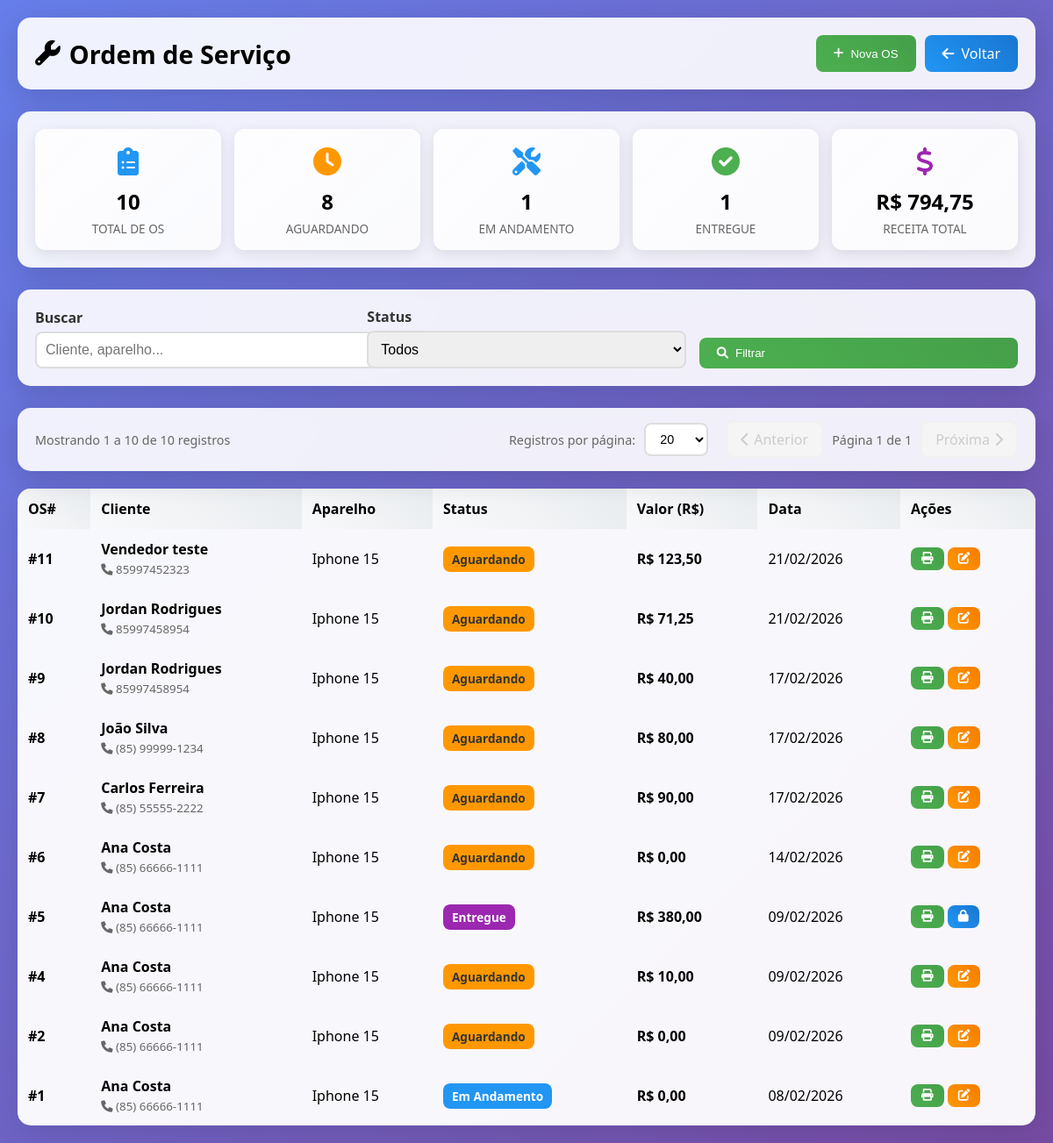
The app's page /modules/service_orders/index.php (signed in) with its own data.
### tables this page shows
CREATE TABLE `service_orders` (
  `id` int(11) NOT NULL AUTO_INCREMENT,
  `customer_id` int(11) NOT NULL,
  `entry_datetime` datetime NOT NULL DEFAULT current_timestamp(),
  `exit_datetime` datetime DEFAULT NULL,
  `user_id` int(11) NOT NULL,
  `device` varchar(200) NOT NULL,
  `device_type` varchar(50) DEFAULT 'celular',
  `problem` text NOT NULL,
  `diagnosis` text DEFAULT NULL,
  `solution` text DEFAULT NULL,
  `total_cost` decimal(10,2) DEFAULT 0.00,
  `discount` decimal(10,2) DEFAULT 0.00,
  `payment_method` enum('dinheiro','pix','cartao_credito','cartao_debito') DEFAULT NULL,
  `payment_methods` text DEFAULT NULL,
  `installments` int(11) DEFAULT 1,
  `status` enum('open','in_progress','completed','invoiced','delivered','cancelled') DEFAULT 'open',
  `technical_report` text DEFAULT NULL,
  `reported_problem` text DEFAULT NULL,
  `customer_observations` text DEFAULT NULL,
  `internal_observations` text DEFAULT NULL,
  `device_powers_on` enum('sim','nao') DEFAULT 'sim',
  `device_password` varchar(100) DEFAULT NULL,
  `password_pattern` varchar(50) DEFAULT NULL,
  `checklist_case` tinyint(1) DEFAULT 0,
  `checklist_screen_protector` tinyint(1) DEFAULT 0,
  `checklist_camera` tinyint(1) DEFAULT 0,
  `checklist_housing` tinyint(1) DEFAULT 0,
  `checklist_lens` tinyint(1) DEFAULT 0,
  `checklist_battery` tinyint(1) DEFAULT 0,
  `checklist_buttons` tinyint(1) DEFAULT 0,
  `checklist_chip_tray` tinyint(1) DEFAULT 0,
  `checklist_charger` tinyint(1) DEFAULT 0,
  `checklist_headphones` tinyint(1) DEFAULT 0,
  `technician_name` varchar(100) DEFAULT NULL,
  `assistant_name` varchar(100) DEFAULT NULL,
  `created_at` timestamp NULL DEFAULT current_timestamp(),
  `updated_at` timestamp NULL DEFAULT current_timestamp() ON UPDATE current_timestamp(),
  `warranty_expiration` date DEFAULT NULL,
  `change_amount` decimal(10,2) DEFAULT 0.00,
  `deposit_amount` decimal(10,2) DEFAULT 0.00,
  `checklist_lens_condition` varchar(100) DEFAULT NULL,
  `checklist_back_cover` varchar(200) DEFAULT NULL,
  `checklist_screen` tinyint(1) DEFAULT 0,
  `checklist_connector` tinyint(1) DEFAULT 0,
  `checklist_camera_front_back` varchar(50) DEFAULT NULL,
  `checklist_face_id` tinyint(1) DEFAULT 0,
  `checklist_sim_card` tinyint(1) DEFAULT 0,
  `warranty_period` varchar(50) DEFAULT '90 dias',
  `image` varchar(255) DEFAULT NULL,
  `attendant_name` varchar(100) DEFAULT NULL,
  PRIMARY KEY (`id`),
  KEY `customer_id` (`customer_id`),
  KEY `user_id` (`user_id`),
  CONSTRAINT `service_orders_ibfk_1` FOREIGN KEY (`customer_id`) REFERENCES `customers` (`id`),
  CONSTRAINT `service_orders_ibfk_2` FOREIGN KEY (`user_id`) REFERENCES `users` (`id`)
);

CREATE TABLE `customers` (
  `id` int(11) NOT NULL AUTO_INCREMENT,
  `name` varchar(100) NOT NULL,
  `cpf_cnpj` varchar(18) DEFAULT NULL,
  `phone` varchar(20) DEFAULT NULL,
  `birth_date` date DEFAULT NULL,
  `email` varchar(100) DEFAULT NULL,
  `address` text DEFAULT NULL,
  `neighborhood` varchar(100) DEFAULT NULL,
  `city` varchar(100) DEFAULT NULL,
  `state` varchar(2) DEFAULT NULL,
  `zipcode` varchar(10) DEFAULT NULL,
  `notes` text DEFAULT NULL,
  `created_at` timestamp NULL DEFAULT current_timestamp(),
  `updated_at` timestamp NULL DEFAULT current_timestamp() ON UPDATE current_timestamp(),
  `deleted_at` timestamp NULL DEFAULT NULL COMMENT 'Data de deleção (soft delete)',
  PRIMARY KEY (`id`),
  KEY `idx_deleted_at` (`deleted_at`)
);

### config/app.php (called while the page is built, shortened)
<?php
function formatMoney($value) {
    return 'R$ ' . number_format($value, 2, ',', '.');
}
?>

### config/permissions.php (called while the page is built, shortened)
<?php
$PERMISSIONS = [
    'admin' => [
        'pdv' => ['view', 'create', 'edit', 'delete'],
        'service_orders' => ['view', 'create', 'edit', 'delete'],
        'products' => ['view', 'create', 'edit', 'delete'],
        'customers' => ['view', 'create', 'edit', 'delete'],
        'expenses' => ['view', 'create', 'edit', 'delete'],
        'cashflow' => ['view', 'create', 'edit', 'delete'],
        'accounts_receivable' => ['view', 'create', 'edit', 'delete'],
        'reports' => ['view'],
        'users' => ['view', 'create', 'edit', 'delete'],
    ],
    'manager' => [
        'pdv' => ['view', 'create', 'edit'],
        'service_orders' => ['view', 'create', 'edit'],
        'products' => ['view', 'create', 'edit'],
        'customers' => ['view', 'create', 'edit'],
        'cashflow' => ['view', 'create'],
        'accounts_receivable' => ['view', 'create', 'edit'],
        'reports' => ['view'],
    ],
    'seller' => [
        'pdv' => ['view', 'create', 'edit', 'delete'],
        'service_orders' => ['view', 'create', 'edit'],
        'products' => ['view', 'create'],
        'customers' => ['view', 'create', 'edit'],
    ]
];
function hasPermission($module, $action = 'view') {
    global $PERMISSIONS;
    $role = $_SESSION['user_role'];
    return in_array($action, $PERMISSIONS[$role][$module]);
}

### modules/service_orders/index.php (the view, shortened to what this page needs)
<?php
require_once('../../config/database.php');
require_once('../../config/app.php');
$conn = $database->getConnection();
$search = $_GET['search'] ?? '';
$filter_status = $_GET['status'] ?? '';
$where = "WHERE 1=1";
$params = [];
$page = isset($_GET['page']) ? max(1, (int)$_GET['page']) : 1;
$perPage = isset($_GET['per_page']) ? (int)$_GET['per_page'] : 20;
$allowedPerPage = [10, 20, 30, 50, 100];
$offset = ($page - 1) * $perPage;
$stmtCount = $conn->prepare("
    SELECT COUNT(*) as total
    FROM service_orders so
    LEFT JOIN customers c ON so.customer_id = c.id
    $where
");
$stmtCount->execute($params);
$totalRecords = $stmtCount->fetch(PDO::FETCH_ASSOC)['total'];
$totalPages = ceil($totalRecords / $perPage);
$paramsWithPagination = array_merge($params, [$perPage, $offset]);
$stmt = $conn->prepare("
    SELECT so.*, c.name as customer_name, c.phone as customer_phone
    FROM service_orders so
    LEFT JOIN customers c ON so.customer_id = c.id AND c.deleted_at IS NULL
    $where
    ORDER BY so.id DESC
    LIMIT ? OFFSET ?
");
$stmt->execute($paramsWithPagination);
$orders = $stmt->fetchAll(PDO::FETCH_ASSOC);
$stats = $conn->query("
    SELECT
        COUNT(*) as total_orders,
        COUNT(CASE WHEN status = 'open' THEN 1 END) as awaiting,
        COUNT(CASE WHEN status = 'in_progress' THEN 1 END) as in_progress,
        COUNT(CASE WHEN status = 'completed' THEN 1 END) as completed,
        COUNT(CASE WHEN status = 'invoiced' THEN 1 END) as invoiced,
        COUNT(CASE WHEN status = 'delivered' THEN 1 END) as delivered,
        COALESCE(SUM(total_cost), 0) as total_revenue
    FROM service_orders
")->fetch(PDO::FETCH_ASSOC);
function traduzirStatus($status) {
    $map = [
        'open' => 'Aguardando',
        'in_progress' => 'Em Andamento',
        'completed' => 'Concluído',
        'invoiced' => 'Faturada',
        'delivered' => 'Entregue',
        'cancelled' => 'Cancelado'
    ];
    return $map[$status] ?? ucfirst($status);
}
?>
<!DOCTYPE html>
<html lang="pt-BR">
<head>
<link href="https://cdnjs.cloudflare.com/ajax/libs/font-awesome/6.0.0/css/all.min.css" rel="stylesheet">
</head>
<body>
<div class="container">
    <div class="header">
        <h1><i class="fas fa-wrench"></i> Ordem de Serviço</h1>
        <div style="display:flex;gap:10px;flex-wrap:wrap;">
            <button class="btn btn-primary" onclick="openModal('createModal')"><i class="fas fa-plus"></i> Nova OS</button>
            <a href="../../index.php" class="btn btn-secondary"><i class="fas fa-arrow-left"></i> Voltar</a>
        </div>
    </div>
    <div class="stats-box">
        <div class="stats-grid">
            <div class="stat-card blue">
                <div class="icon"><i class="fas fa-clipboard-list"></i></div>
                <div class="value"><?= $stats['total_orders'] ?></div>
                <div class="label">Total de OS</div>
            </div>
            <div class="stat-card orange">
                <div class="icon"><i class="fas fa-clock"></i></div>
                <div class="value"><?= $stats['awaiting'] ?></div>
                <div class="label">Aguardando</div>
            </div>
            <div class="stat-card blue">
                <div class="icon"><i class="fas fa-tools"></i></div>
                <div class="value"><?= $stats['in_progress'] ?></div>
                <div class="label">Em Andamento</div>
            </div>
            <div class="stat-card green">
                <div class="icon"><i class="fas fa-check-circle"></i></div>
                <div class="value"><?= $stats['delivered'] ?></div>
                <div class="label">Entregue</div>
            </div>
            <div class="stat-card purple">
                <div class="icon"><i class="fas fa-dollar-sign"></i></div>
                <div class="value"><?= formatMoney($stats['total_revenue']) ?></div>
                <div class="label">Receita Total</div>
            </div>
        </div>
    </div>
    <div class="search-box">
        <form method="GET">
            <div class="filter-box">
                <div class="form-group">
                    <label>Buscar</label>
                    <input type="text" name="search" value="<?= htmlspecialchars($search) ?>" class="form-control" placeholder="Cliente, aparelho...">
                </div>
                <div class="form-group">
                    <label>Status</label>
                    <select name="status" class="form-control">
                        <option value="">Todos</option>
                    </select>
                </div>
                <div class="form-group">
                    <button type="submit" class="btn btn-primary" style="width:100%;"><i class="fas fa-search"></i> Filtrar</button>
                </div>
            </div>
        </form>
    </div>
    <div class="pagination-container">
        <div class="pagination-info">
            Mostrando <?= min($offset + 1, $totalRecords) ?> a <?= min($offset + $perPage, $totalRecords) ?> de <?= $totalRecords ?> registros
        </div>
        <div class="pagination-controls">
            <div class="per-page-selector">
                <label>Registros por página:</label>
                <select onchange="changePerPage(this.value)">
                    <?php foreach($allowedPerPage as $option): ?>
                        <option value="<?= $option ?>" <?= $perPage == $option ? 'selected' : '' ?>><?= $option ?></option>
                    <?php endforeach; ?>
                </select>
            </div>
            <div class="pagination-buttons">
                <?php if($page > 1): ?>
                    <a href="?page=<?= $page - 1 ?>&per_page=<?= $perPage ?><?= !empty($search) ? '&search=' . urlencode($search) : '' ?><?= !empty($filter_status) ? '&status=' . urlencode($filter_status) : '' ?>" class="pagination-btn">
                        <i class="fas fa-chevron-left"></i> Anterior
                    </a>
                <?php else: ?>
                    <span class="pagination-btn disabled"><i class="fas fa-chevron-left"></i> Anterior</span>
                <?php endif; ?>
                <span class="page-info">Página <?= $page ?> de <?= max(1, $totalPages) ?></span>
                <?php if($page < $totalPages): ?>
                    <a href="?page=<?= $page + 1 ?>&per_page=<?= $perPage ?><?= !empty($search) ? '&search=' . urlencode($search) : '' ?><?= !empty($filter_status) ? '&status=' . urlencode($filter_status) : '' ?>" class="pagination-btn">
                        Próxima <i class="fas fa-chevron-right"></i>
                    </a>
                <?php else: ?>
                    <span class="pagination-btn disabled">Próxima <i class="fas fa-chevron-right"></i></span>
                <?php endif; ?>
            </div>
        </div>
    </div>
    <table class="table">
        <thead>
            <tr>
                <th>OS#</th>
                <th>Cliente</th>
                <th>Aparelho</th>
                <th>Status</th>
                <th>Valor (R$)</th>
                <th>Data</th>
                <th>Ações</th>
            </tr>
        </thead>
        <tbody>
            <?php if(empty($orders)): ?>
                <tr><td colspan="7" class="empty">Nenhuma ordem de serviço cadastrada.</td></tr>
            <?php else: foreach($orders as $row): ?>
            <tr>
                <td><strong>#<?= $row['id'] ?></strong></td>
                <td>
                    <strong><?= htmlspecialchars($row['customer_name'] ?? 'N/A') ?></strong>
                    <?php if(!empty($row['customer_phone'])): ?>
                        <br><small style="color:#666;"><i class="fas fa-phone"></i> <?= htmlspecialchars($row['customer_phone']) ?></small>
                    <?php endif; ?>
                </td>
                <td><?= htmlspecialchars($row['device']) ?></td>
                <td><span class="badge <?= $row['status'] ?>"><?= traduzirStatus($row['status']) ?></span></td>
                <td><strong><?= formatMoney($row['total_cost']) ?></strong></td>
                <td><?= date('d/m/Y', strtotime($row['entry_datetime'])) ?></td>
                <td>
                    <button class="btn btn-primary btn-sm" onclick='printServiceOrder(<?= json_encode($row) ?>)' title="Imprimir">
                        <i class="fas fa-print"></i>
                    </button>
                    <?php if ($row['status'] !== 'delivered'): ?>
                        <?php if (hasPermission('service_orders', 'edit')): ?>
                        <button class="btn btn-warning btn-sm" onclick='openEditModal(<?= json_encode($row) ?>)' title="Editar">
                            <i class="fas fa-edit"></i>
                        </button>
                        <?php endif; ?>
                    <?php else: ?>
                    <button class="btn btn-secondary btn-sm" onclick="openUnlockModal(<?= $row['id'] ?>)" title="Desbloquear OS (requer admin)">
                        <i class="fas fa-lock"></i>
                    </button>
                    <?php endif; ?>
                </td>
            </tr>
            <?php endforeach; endif; ?>
        </tbody>
    </table>
</div>
</body>
</html>

### records on screen
service_orders: id "11", customer.name "Vendedor teste", customer.phone "85997452323", device "Iphone 15", status "Aguardando", total_cost "R$ 123,50", entry_datetime "21/02/2026"
service_orders: id "10", customer.name "Jordan Rodrigues", customer.phone "85997458954", device "Iphone 15", status "Aguardando", total_cost "R$ 71,25", entry_datetime "21/02/2026"
service_orders: id "9", customer.name "Jordan Rodrigues", customer.phone "85997458954", device "Iphone 15", status "Aguardando", total_cost "R$ 40,00", entry_datetime "17/02/2026"
service_orders: id "8", customer.name "João Silva", customer.phone "(85) 99999-1234", device "Iphone 15", status "Aguardando", total_cost "R$ 80,00", entry_datetime "17/02/2026"
service_orders: id "7", customer.name "Carlos Ferreira", customer.phone "(85) 55555-2222", device "Iphone 15", status "Aguardando", total_cost "R$ 90,00", entry_datetime "17/02/2026"
service_orders: id "6", customer.name "Ana Costa", customer.phone "(85) 66666-1111", device "Iphone 15", status "Aguardando", total_cost "R$ 0,00", entry_datetime "14/02/2026"
service_orders: id "5", customer.name "Ana Costa", customer.phone "(85) 66666-1111", device "Iphone 15", status "Entregue", total_cost "R$ 380,00", entry_datetime "09/02/2026"
service_orders: id "4", customer.name "Ana Costa", customer.phone "(85) 66666-1111", device "Iphone 15", status "Aguardando", total_cost "R$ 10,00", entry_datetime "09/02/2026"
service_orders: id "2", customer.name "Ana Costa", customer.phone "(85) 66666-1111", device "Iphone 15", status "Aguardando", total_cost "R$ 0,00", entry_datetime "09/02/2026"
service_orders: id "1", customer.name "Ana Costa", customer.phone "(85) 66666-1111", device "Iphone 15", status "Em Andamento", total_cost "R$ 0,00", entry_datetime "08/02/2026"

### other values on screen
$stats['total_orders'] "10"
$stats['awaiting'] "8"
$stats['in_progress'] "1"
$stats['delivered'] "1"
formatMoney($stats['total_revenue']) "R$ 794,75"
min($offset + 1, $totalRecords) "1"
min($offset + $perPage, $totalRecords) "10"
$totalRecords "10"
$page "1"
max(1, $totalPages) "1"
form field value "20"
